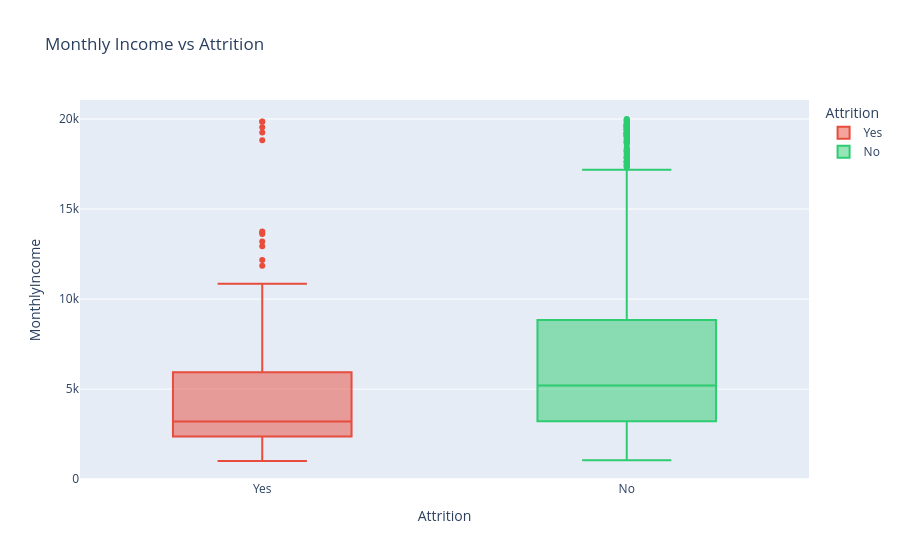

The cell this chart's notebook holds for it:
### Markdown cell above
### 4.4 Monthly Income vs Attrition

### Code cell
fig = px.box(df_clean, x='Attrition', y='MonthlyIncome', title='Monthly Income vs Attrition',
             color='Attrition', color_discrete_map={'Yes': '#e74c3c', 'No': '#2ecc71'})
fig.show()

### Figure 1 — Plotly figure (JSON) as saved in the notebook; plotly's stock layout.template omitted (floating-point values rounded to 4 significant figures; data arrays with more than 128 entries replaced by an {"elided": "..."} marker saying what was removed)
{"data": [{"alignmentgroup": "True", "hovertemplate": "Attrition=%{x}<br>MonthlyIncome=%{y}<extra></extra>", "legendgroup": "Yes", "marker": {"color": "#e74c3c"}, "name": "Yes", "notched": false, "offsetgroup": "Yes", "orientation": "v", "showlegend": true, "type": "box", "x": {"elided": "237 str values"}, "x0": " ", "xaxis": "x", "y": {"elided": "237 int values"}, "y0": " ", "yaxis": "y"}, {"alignmentgroup": "True", "hovertemplate": "Attrition=%{x}<br>MonthlyIncome=%{y}<extra></extra>", "legendgroup": "No", "marker": {"color": "#2ecc71"}, "name": "No", "notched": false, "offsetgroup": "No", "orientation": "v", "showlegend": true, "type": "box", "x": {"elided": "1233 str values"}, "x0": " ", "xaxis": "x", "y": {"elided": "1233 int values"}, "y0": " ", "yaxis": "y"}], "layout": {"boxmode": "overlay", "legend": {"title": {"text": "Attrition"}, "tracegroupgap": 0}, "title": {"text": "Monthly Income vs Attrition"}, "xaxis": {"anchor": "y", "categoryarray": ["Yes", "No"], "categoryorder": "array", "domain": [0, 1], "title": {"text": "Attrition"}}, "yaxis": {"anchor": "x", "domain": [0, 1], "title": {"text": "MonthlyIncome"}}}}
